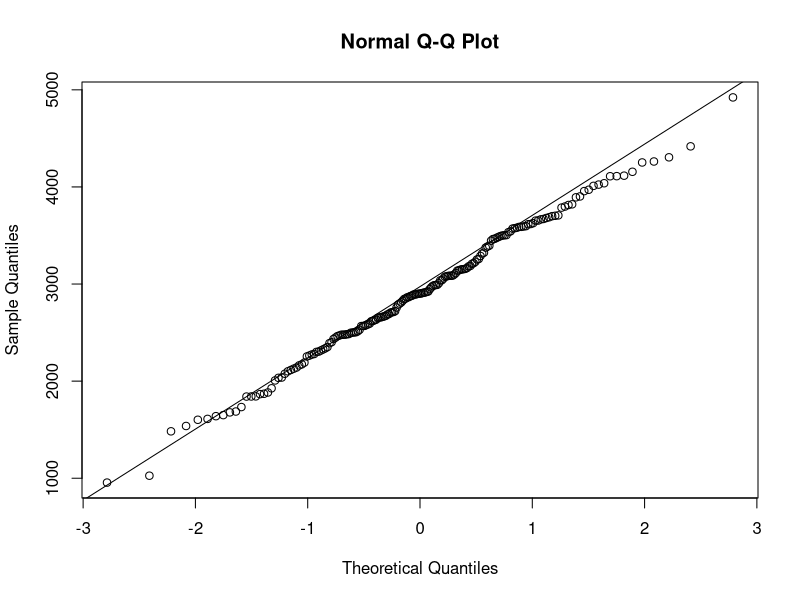
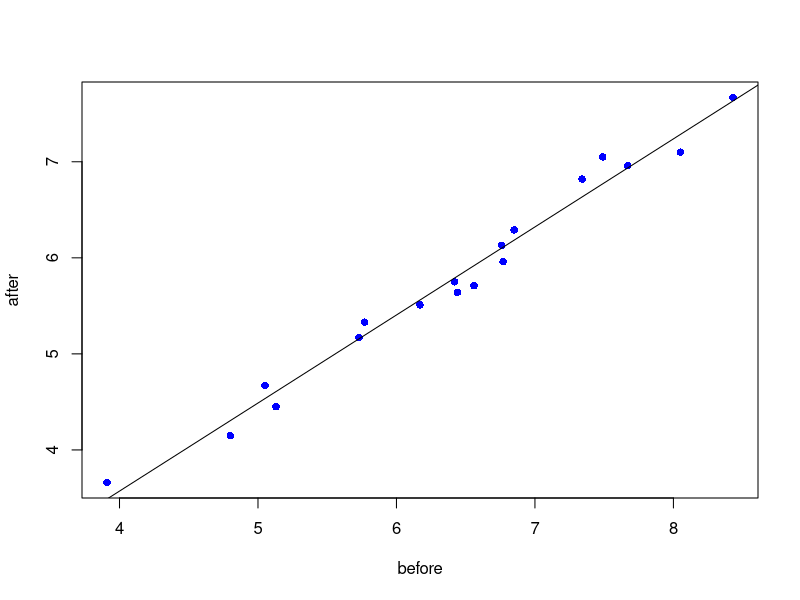
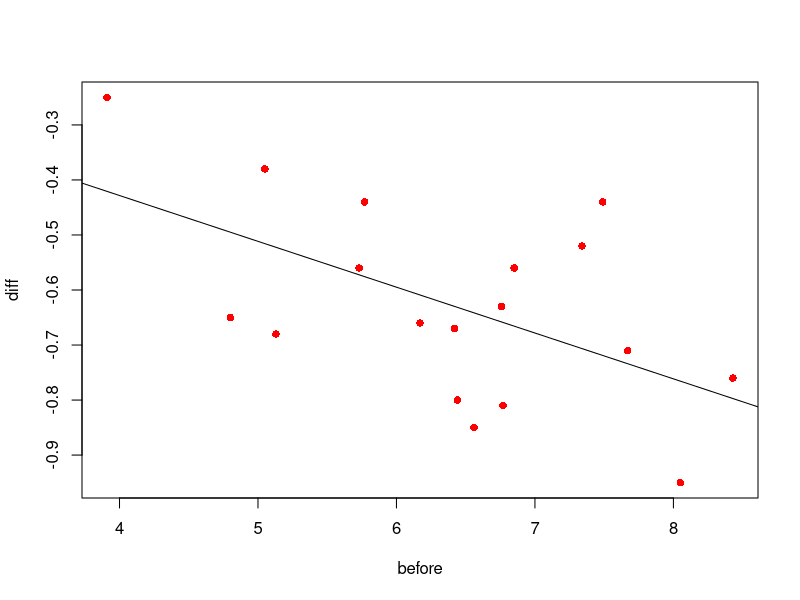

Here is the R script that generated these plots, in order:
## ---- chunk 1
knitr::opts_chunk$set(echo = TRUE)
## ---- chunk 2
data = read.table('../data/birthweight.txt',header=TRUE)
x = data$birthweight
## ---- chunk 3
shapiro.test(x)
## ---- chunk 4
qqnorm(x); qqline(x)
## ---- chunk 5
mean = mean(x)
sd = sd(x)
n = length(x)

ci = c((mean - qnorm(0.98)*(sd/sqrt(n))), (mean + qnorm(0.98)*(sd/sqrt(n))))
## ---- chunk 6
min_n = ((qnorm(0.98)^2)*(sd^2))/(50^2)
## ---- chunk 7
B = 1000
Tstar = numeric(B);
for (i in 1:B){
  Xstar = sample(x,replace=TRUE)
  Tstar[i] = mean(Xstar)
}
Tstar20 = quantile(Tstar,0.020)[[1]]
Tstar980 = quantile(Tstar,0.975)[[1]]
bootstrapci = c(2*mean-Tstar980,2*mean-Tstar20)
## ---- chunk 8
lenci = ci[2]-ci[1]
lenbsci = bootstrapci[2]-bootstrapci[1]
lenbsci<lenci 
## ---- chunk 9
t.test(x,mu=2800,alt="g")
## ---- chunk 10
nT = length(x[x>2800]); 
pttest = t.test(x,mu=2800,alt="g")[[3]]
psign = binom.test(nT,n,p=0.5)[[3]]
## ---- chunk 11
pttest<psign
## ---- chunk 12
q = length(x[x<2600])/n - 0.25
pr = length(x[x<2600])/n + q
## ---- chunk 13
ci_p = c(0.25,pr)
## ---- chunk 14
z = q * (sqrt(n) / sd)
pnorm(z)
## ---- chunk 15
data = read.table('../data/cholesterol.txt',header=TRUE); data
before = data$Before
after = data$After8weeks
summary(data)
shapiro.test(before)
shapiro.test(after)
## ---- chunk 16
reg = lm(after ~ before)
plot(before,after, pch=16, col="blue")
abline(reg)
## ---- chunk 17
diff = after - before
reg2 = lm(diff ~ before)
plot(before,diff, pch=16, col="red")
abline(reg2)
summary(reg2)
